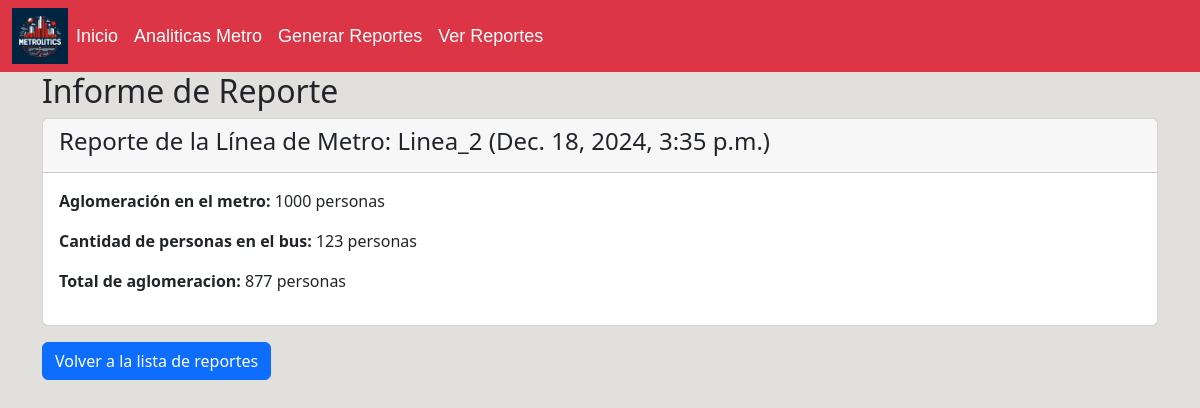
Page /mostrar_reporte/39/ on the committed database.
### Metro/models.py (models this page shows, shortened)
class Mantenedor_metro(models.Model):
    id_metro = models.AutoField(primary_key=True)
    linea_metro = models.CharField(max_length=50)
    fecha = models.DateTimeField()
    aglomeracion = models.IntegerField()

class Reporte(models.Model):
    id_reporte = models.AutoField(primary_key=True)
    f_id_metro = models.ForeignKey(Mantenedor_metro,on_delete=models.CASCADE,db_column='id_metro')
    f_id_bus = models.ForeignKey(Mantenedor_bus,on_delete=models.CASCADE,db_column='id_bus',null=True)
    fecha = models.DateTimeField()

### Metro/views.py (the view)
# urls.py: path('mostrar_reporte/<int:id_reporte>/',views.mostrar_reporte,name='mostrar_reporte'),
def mostrar_reporte(request,id_reporte):
    reporte = Reporte.objects.get(pk=id_reporte)
    linea_metro = reporte.f_id_metro.linea_metro
    aglomeracion_metro = reporte.f_id_metro.aglomeracion
    cantidad_personas_bus = reporte.f_id_bus.cantidad_personas
    total_personas = aglomeracion_metro - cantidad_personas_bus
    fecha = reporte.fecha
    context = {
        'linea_metro': linea_metro,
        'aglomeracion_metro': aglomeracion_metro,
        'cantidad_personas_bus': cantidad_personas_bus,
        'total_personas': total_personas,
        'fecha': fecha
    }
    return render(request, 'Metro/mostrar_reporte.html',context)

### Metro/templates/Metro/mostrar_reporte.html
{% extends "Metro/base.html" %}
{% block content %}
<div class="container">
    <h2>Informe de Reporte</h2>
    <div class="card mb-3">
        <div class="card-header">
            <h4>Reporte de la Línea de Metro: {{ linea_metro }} ({{ fecha }})</h4>
        </div>
        <div class="card-body">
            <p><strong>Aglomeración en el metro:</strong> {{ aglomeracion_metro }} personas</p>
            <p><strong>Cantidad de personas en el bus:</strong> {{ cantidad_personas_bus }} personas</p>
            <p><strong>Total de aglomeracion:</strong> {{ total_personas }} personas</p>
        </div>
    </div>
    <a href="{% url 'ver_reportes' %}" class="btn btn-primary">Volver a la lista de reportes</a>
</div>
{% endblock %}

### Metro/static/css/style_base.css (style rules this page uses)
body { background-color: rgb(225,224,220); }

### rows in the picture
Mantenedor_metro: linea_metro "Linea_2"
Reporte: fecha "Dec. 18, 2024, 3:35 p.m."

### other values in the picture
{{ aglomeracion_metro }} "1000"
{{ cantidad_personas_bus }} "123"
{{ total_personas }} "877"
